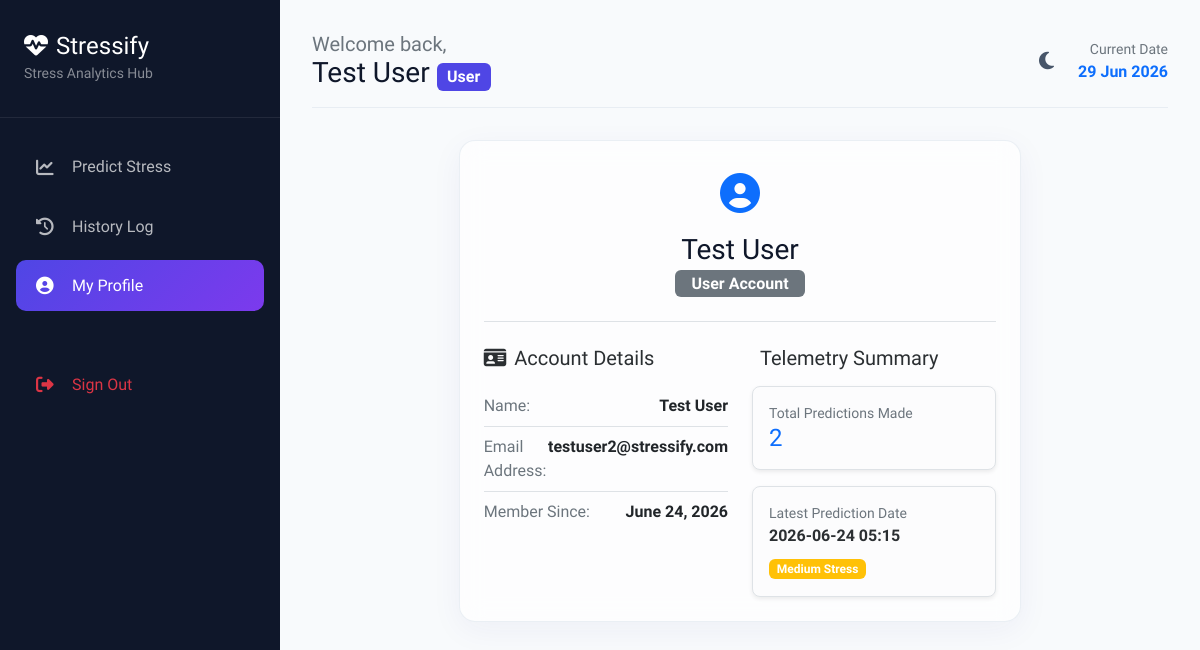
The page /profile (signed in) on the database as committed earlier.
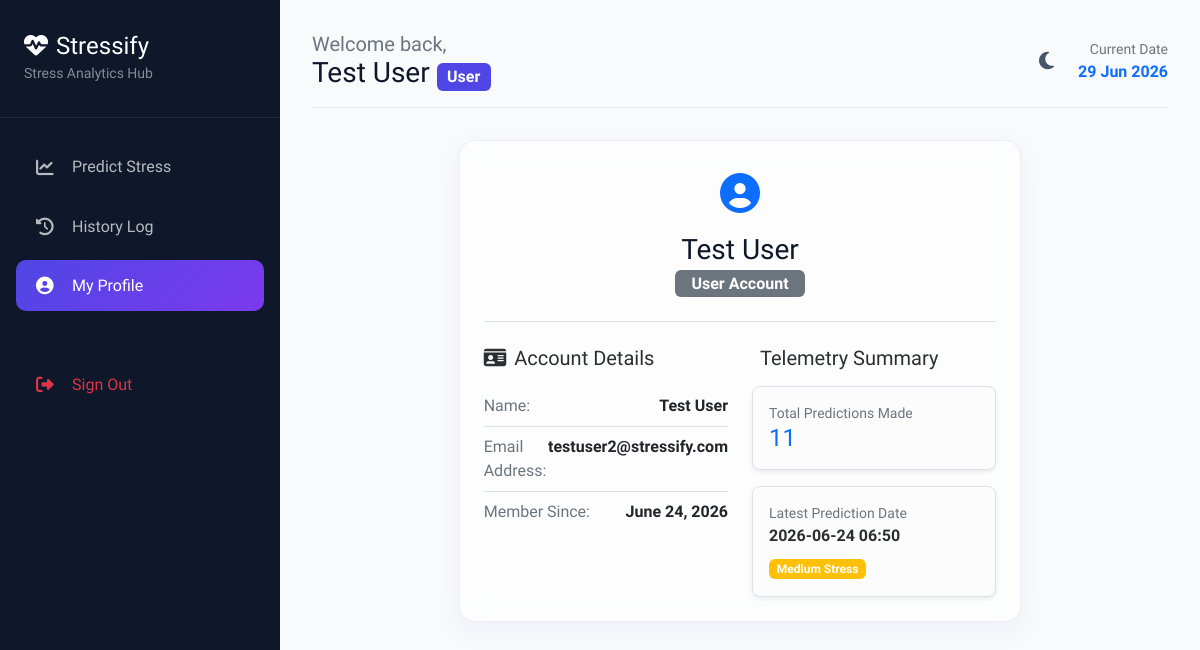
The same page on the database as committed later.
### models.py (models this page shows, shortened)
class Prediction(db.Model):
    __tablename__ = 'predictions'
    id = db.Column(db.Integer, primary_key=True)
    user_id = db.Column(db.Integer, db.ForeignKey('users.id', ondelete='CASCADE'), nullable=False)
    age = db.Column(db.Integer, nullable=False)
    gender = db.Column(db.String(10), nullable=False)
    company = db.Column(db.String(100), nullable=False)
    department = db.Column(db.String(100), nullable=False)
    years_in_company = db.Column(db.Float, nullable=False)
    prior_experience = db.Column(db.Float, nullable=False)
    salary = db.Column(db.Float, nullable=False)
    annual_bonus = db.Column(db.Float, nullable=False)
    resting_heart_rate = db.Column(db.Integer, nullable=False)
    predicted_stress = db.Column(db.String(20), nullable=False) # 'Low', 'Medium', 'High'
    confidence_score = db.Column(db.Float, nullable=False)
    prediction_date = db.Column(db.DateTime, default=datetime.utcnow)
    user = db.relationship('User', backref=db.backref('predictions', cascade='all, delete-orphan'))

### app.py (the view)
@app.route('/profile')
@login_required
def profile():
    user_predictions = Prediction.query.filter_by(user_id=current_user.id).order_by(Prediction.prediction_date.desc()).all()
    return render_template('profile.html', active_page='profile', predictions=user_predictions)

### app.py (called while the page is built)
@login_manager.user_loader
def load_user(user_id):
    return User.query.get(int(user_id))

@app.context_processor
def inject_now():
    return {'datetime_now': datetime.now()}

### templates/profile.html (shortened to what this page needs)
{% extends "base.html" %}
{% block content %}
<div class="row justify-content-center">
    <div class="col-md-8">
        <div class="glass-panel p-4">
            <div class="text-center pb-4 mb-4 border-bottom">
                <span class="fs-1 text-primary"><i class="fas fa-user-circle"></i></span>
                <h3 class="font-weight-bold mt-2 mb-1">{{ current_user.name }}</h3>
                <span class="badge bg-secondary px-3 py-1.5 fs-6">{{ current_user.role }} Account</span>
            </div>
            <div class="row g-4">
                <div class="col-md-6">
                    <h5 class="font-weight-bold text-secondary-emphasis mb-3">
                        <i class="fas fa-id-card me-2 text-indigo"></i>Account Details
                    </h5>
                    <ul class="list-group list-group-flush bg-transparent">
                        <li class="list-group-item bg-transparent px-0 d-flex justify-content-between">
                            <span class="text-secondary">Name:</span>
                            <strong>{{ current_user.name }}</strong>
                        </li>
                        <li class="list-group-item bg-transparent px-0 d-flex justify-content-between">
                            <span class="text-secondary">Email Address:</span>
                            <strong>{{ current_user.email }}</strong>
                        </li>
                        <li class="list-group-item bg-transparent px-0 d-flex justify-content-between">
                            <span class="text-secondary">Member Since:</span>
                            <strong>{{ current_user.created_at.strftime('%B %d, %Y') }}</strong>
                        </li>
                    </ul>
                </div>
                <div class="col-md-6 border-start-md">
                    <h5 class="font-weight-bold text-secondary-emphasis mb-3">
                        Telemetry Summary
                    </h5>
                    <div class="p-3 border rounded-3 bg-light-subtle shadow-sm mb-3">
                        <small class="text-secondary d-block">Total Predictions Made</small>
                        <h4 class="font-weight-bold mb-0 text-primary">{{ predictions|length if predictions else 0 }}</h4>
                    </div>
                    {% if predictions %}
                    {% set latest = predictions[0] %}
                    <div class="p-3 border rounded-3 bg-light-subtle shadow-sm">
                        <small class="text-secondary d-block">Latest Prediction Date</small>
                        <strong class="text-secondary-emphasis">{{ latest.prediction_date.strftime('%Y-%m-%d %H:%M') }}</strong>
                        <div class="mt-2">
                            <span class="badge bg-{{ 'success' if latest.predicted_stress == 'Low' else 'warning' if latest.predicted_stress == 'Medium' else 'danger' }}">
                                {{ latest.predicted_stress }} Stress
                            </span>
                        </div>
                    </div>
                    {% else %}
                    <div class="text-center py-4 border border-dashed rounded-3 opacity-75">
                        <small class="text-secondary">No predictions recorded yet.</small>
                    </div>
                    {% endif %}
                </div>
            </div>
        </div>
    </div>
</div>
{% endblock %}

Rows that differ between the two databases and show on the page:
no longer on this page (row unchanged): Prediction: prediction_date "2026-06-24 05:15", predicted_stress "Medium"
added Prediction: prediction_date "2026-06-24 06:50", predicted_stress "Medium"
Other text that changed with them:
{{ predictions|length if predictions else 0 }}: "2" → "11"
